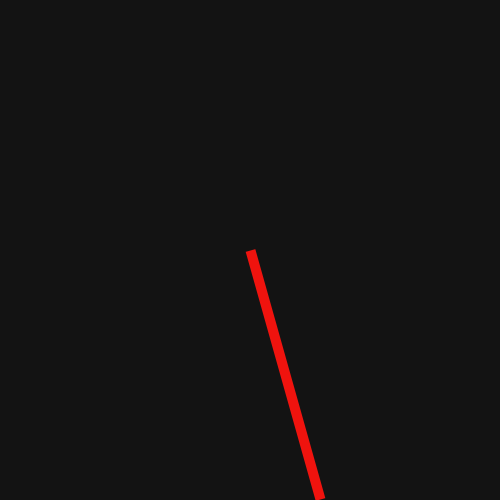
Frame 1 (no input)
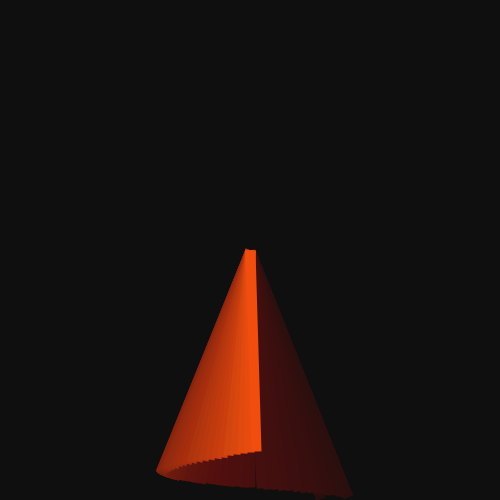
Frame 60 (the mouse pressed at the canvas centre just before this capture)
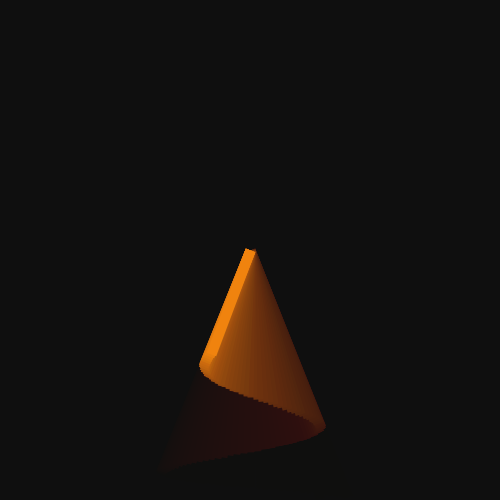
Frame 120 (the mouse held since frame 60 and released just before this capture)

The Processing sketch that drew these frames (run headless with seeded random() and noise(); from frame 60 on, the mouse is pressed at the canvas centre):

// Processing sketch: processing_94769
// ── processing_94769.pde

void setup ()  {
  size(500, 500);
  background(20);
  colorMode(HSB);
}
void draw()  {
  float hue = (millis() / 100) % 360;
  float y = 250 - (-250 * cos(millis() * .0005));
  float x = 250 + .4 * abs(250 - y) * sin(millis() * .005) ;
  fill (0, 8);
  noStroke();
  rectMode(CORNER);
  rect(0, 0, width, height);
  stroke(hue, 240, 240);
  strokeCap(SQUARE);
  strokeWeight(10);
  line(x, y, 250, 250);
}
